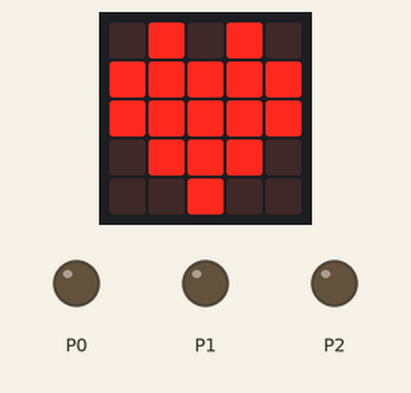
Recording of a program running on a simulated BBC micro:bit (MakeCode). Parts: the board's 5×5 LED display, output pins drawn as LEDs (lit = HIGH).

Above: at 0.1 s.
At 0.7 s:
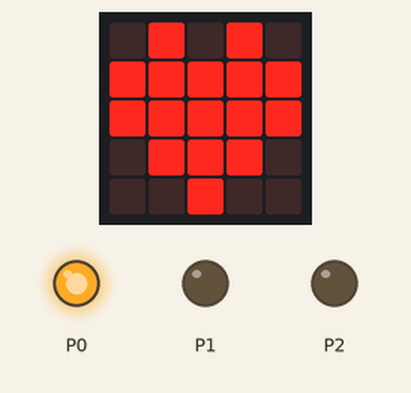
At 6.5 s:
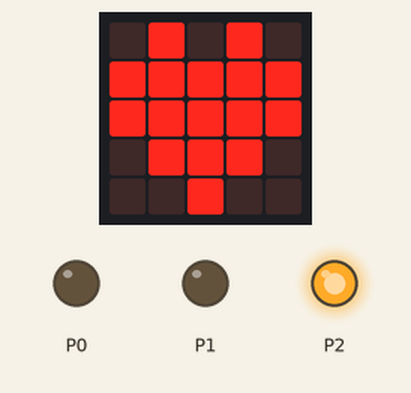
At 11.5 s:
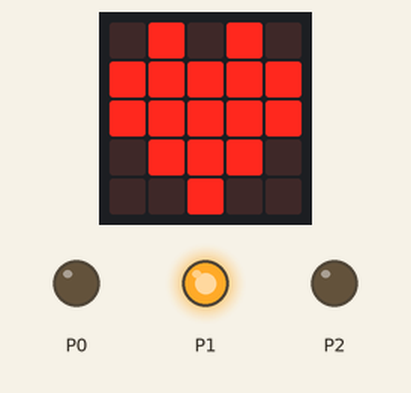
At 21.5 s:
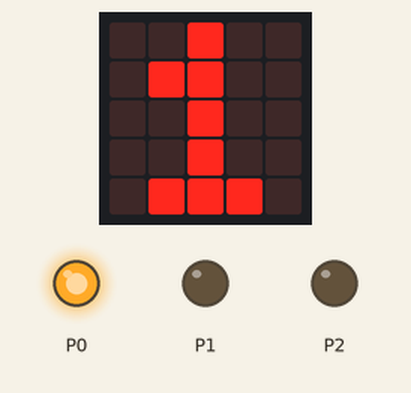
At 22.7 s:
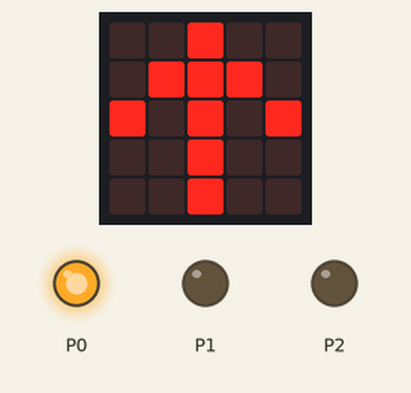
Timing chart, 0 to 40.0 s (numbered marks = the images above):
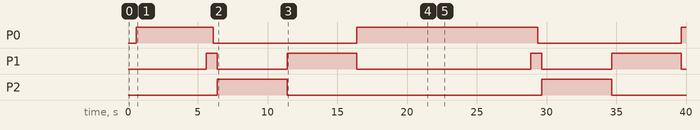

The program:

main.ts
```typescript
basic.forever(function () {
    basic.showIcon(IconNames.Heart)
    pins.digitalWritePin(DigitalPin.P0, 1)
    basic.pause(5000)
    pins.digitalWritePin(DigitalPin.P1, 1)
    basic.pause(500)
    pins.digitalWritePin(DigitalPin.P0, 0)
    basic.pause(300)
    pins.digitalWritePin(DigitalPin.P1, 0)
    pins.digitalWritePin(DigitalPin.P2, 1)
    basic.pause(5000)
    pins.digitalWritePin(DigitalPin.P1, 1)
    pins.digitalWritePin(DigitalPin.P2, 0)
    basic.pause(5000)
    pins.digitalWritePin(DigitalPin.P1, 0)
    pins.digitalWritePin(DigitalPin.P0, 1)
    basic.clearScreen()
    basic.showNumber(5)
    basic.pause(500)
    basic.showNumber(4)
    basic.pause(500)
    basic.showNumber(3)
    basic.pause(500)
    basic.showNumber(2)
    basic.pause(500)
    basic.showNumber(1)
    basic.pause(500)
    basic.showArrow(ArrowNames.North)
})
```

test.ts
```typescript
// aquí va el archivo "tests"; esto no se compilará cuando este paquete se utilice como una extensión.
```

Measured:
- by itself, P0: goes HIGH 5.5 s, LOW 10.3 s, HIGH 13.0 s, LOW 10.3 s, then HIGH
- by itself, P1: LOW → HIGH at 5.6 s, → LOW 0.80 s later, → HIGH 5.0 s later, → LOW 5.0 s later, … (8 changes in this stretch)
- by itself, P2: alternates HIGH for 5.0 s and LOW for 18.3 s
- what the display in image 4 shows lasts 1.3 s, from 21.4 s to 22.7 s
